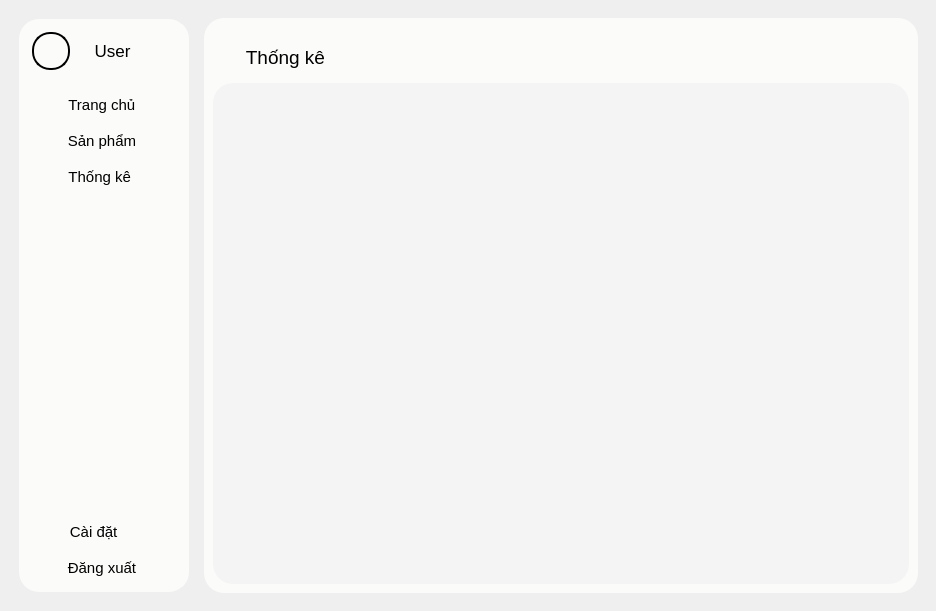
<?xml version="1.0" encoding="UTF-8"?>
<ui version="4.0">
 <class>MainWindow</class>
 <widget class="QMainWindow" name="MainWindow">
  <property name="geometry">
   <rect>
    <x>0</x>
    <y>0</y>
    <width>936</width>
    <height>611</height>
   </rect>
  </property>
  <property name="windowTitle">
   <string>MainWindow</string>
  </property>
  <widget class="QWidget" name="centralwidget">
   <layout class="QHBoxLayout" name="horizontalLayout_7">
    <item>
     <widget class="QWidget" name="widget_3" native="true">
      <property name="styleSheet">
       <string notr="true">QWidget{
	max-width: 170px;
	background-color: #FBFBFA;
	border-right: 2px solid #FBFBFA;
	padding: 0px;
	margin: 10px;
	margin-right: 0px;
	border-radius: 20px;
}</string>
      </property>
      <layout class="QVBoxLayout" name="verticalLayout_2">
       <item>
        <widget class="QWidget" name="widget_4" native="true">
         <property name="styleSheet">
          <string notr="true">margin: 5px;</string>
         </property>
         <layout class="QHBoxLayout" name="horizontalLayout_4">
          <item>
           <widget class="QLabel" name="label_12">
            <property name="font">
             <font>
              <pointsize>10</pointsize>
              <weight>75</weight>
              <bold>true</bold>
             </font>
            </property>
            <property name="styleSheet">
             <string notr="true">min-height: 34px;
max-height: 34px;
min-width: 34px;
max-width: 34px;
border: 2px solid black;
border-radius: 18px;</string>
            </property>
            <property name="text">
             <string/>
            </property>
            <property name="pixmap">
             <pixmap>../../../Python-App-A-/SPCK/Windows/Image/icon.png</pixmap>
            </property>
            <property name="scaledContents">
             <bool>true</bool>
            </property>
            <property name="alignment">
             <set>Qt::AlignCenter</set>
            </property>
           </widget>
          </item>
          <item>
           <widget class="QLabel" name="label">
            <property name="font">
             <font>
              <family>Segoe UI</family>
              <pointsize>13</pointsize>
              <weight>50</weight>
              <bold>false</bold>
             </font>
            </property>
            <property name="text">
             <string> User</string>
            </property>
           </widget>
          </item>
         </layout>
        </widget>
       </item>
       <item>
        <widget class="QPushButton" name="btn_home">
         <property name="font">
          <font>
           <family>Segoe UI</family>
           <pointsize>11</pointsize>
          </font>
         </property>
         <property name="styleSheet">
          <string notr="true">QPushButton{
	max-height: 22px;
	padding: 6px;
	border-radius: 10px;
	background-color: #FBFBFA;
	border-right: 2px #FBFBFA solid;
	min-width: 140px;
	max-width: 140px;
	margin-bottom: 0px;
	margin-top: 0px;
}

QPushButton::hover{
	max-height: 22px;
	padding: 6px;
	border-radius: 10px;
	background-color: #d2d2d2;
	border-right: 2px #d2d2d2 solid;
	min-width: 140px;
	max-width: 140px;
	margin-bottom: 0px;
	margin-top: 0px;
}</string>
         </property>
         <property name="text">
          <string> Trang chủ  </string>
         </property>
         <property name="icon">
          <iconset>
           <normaloff>../Image/home_a.png</normaloff>../Image/home_a.png</iconset>
         </property>
         <property name="iconSize">
          <size>
           <width>24</width>
           <height>24</height>
          </size>
         </property>
        </widget>
       </item>
       <item>
        <widget class="QPushButton" name="btn_product">
         <property name="font">
          <font>
           <family>Segoe UI</family>
           <pointsize>11</pointsize>
          </font>
         </property>
         <property name="styleSheet">
          <string notr="true">QPushButton{
	max-height: 22px;
	padding: 6px;
	border-radius: 10px;
	background-color: #FBFBFA;
	border-right: 2px #FBFBFA solid;
	min-width: 140px;
	max-width: 140px;
	margin-bottom: 0px;
	margin-top: 0px;
}

QPushButton::hover{
	max-height: 22px;
	padding: 6px;
	border-radius: 10px;
	background-color: #d2d2d2;
	border-right: 2px #d2d2d2 solid;
	min-width: 140px;
	max-width: 140px;
	margin-bottom: 0px;
	margin-top: 0px;
}</string>
         </property>
         <property name="text">
          <string> Sản phẩm  </string>
         </property>
         <property name="icon">
          <iconset>
           <normaloff>../Image/shopping_d.png</normaloff>../Image/shopping_d.png</iconset>
         </property>
         <property name="iconSize">
          <size>
           <width>24</width>
           <height>24</height>
          </size>
         </property>
        </widget>
       </item>
       <item>
        <widget class="QPushButton" name="btn_statistic">
         <property name="font">
          <font>
           <family>Segoe UI</family>
           <pointsize>11</pointsize>
          </font>
         </property>
         <property name="styleSheet">
          <string notr="true">QPushButton{
	max-height: 22px;
	padding: 6px;
	border-radius: 10px;
	background-color: #FBFBFA;
	border-right: 2px #FBFBFA solid;
	min-width: 140px;
	max-width: 140px;
	margin-bottom: 0px;
	margin-top: 0px;
}

QPushButton::hover{
	max-height: 22px;
	padding: 6px;
	border-radius: 10px;
	background-color: #d2d2d2;
	border-right: 2px #d2d2d2 solid;
	min-width: 140px;
	max-width: 140px;
	margin-bottom: 0px;
	margin-top: 0px;
}</string>
         </property>
         <property name="text">
          <string> Thống kê   </string>
         </property>
         <property name="icon">
          <iconset>
           <normaloff>../Image/chart_bar_d.png</normaloff>../Image/chart_bar_d.png</iconset>
         </property>
         <property name="iconSize">
          <size>
           <width>24</width>
           <height>24</height>
          </size>
         </property>
        </widget>
       </item>
       <item>
        <spacer name="verticalSpacer">
         <property name="orientation">
          <enum>Qt::Vertical</enum>
         </property>
         <property name="sizeHint" stdset="0">
          <size>
           <width>20</width>
           <height>40</height>
          </size>
         </property>
        </spacer>
       </item>
       <item>
        <widget class="QPushButton" name="btn_setting">
         <property name="font">
          <font>
           <family>Segoe UI</family>
           <pointsize>11</pointsize>
          </font>
         </property>
         <property name="styleSheet">
          <string notr="true">QPushButton{
	max-height: 22px;
	padding: 6px;
	border-radius: 10px;
	background-color: #FBFBFA;
	border-right: 2px #FBFBFA solid;
	min-width: 140px;
	max-width: 140px;
	margin-bottom: 0px;
	margin-top: 0px;
}

QPushButton::hover{
	max-height: 22px;
	padding: 6px;
	border-radius: 10px;
	background-color: #d2d2d2;
	border-right: 2px #d2d2d2 solid;
	min-width: 140px;
	max-width: 140px;
	margin-bottom: 0px;
	margin-top: 0px;
}</string>
         </property>
         <property name="text">
          <string> Cài đặt      </string>
         </property>
         <property name="icon">
          <iconset>
           <normaloff>../Image/setting_d.png</normaloff>../Image/setting_d.png</iconset>
         </property>
         <property name="iconSize">
          <size>
           <width>24</width>
           <height>24</height>
          </size>
         </property>
        </widget>
       </item>
       <item>
        <widget class="QPushButton" name="btn_log_out">
         <property name="font">
          <font>
           <family>Segoe UI</family>
           <pointsize>11</pointsize>
          </font>
         </property>
         <property name="styleSheet">
          <string notr="true">QPushButton{
	max-height: 22px;
	padding: 6px;
	border-radius: 10px;
	background-color: #FBFBFA;
	border-right: 2px #FBFBFA solid;
	min-width: 140px;
	max-width: 140px;
	margin-top: 0px;
}

QPushButton::hover{
	max-height: 22px;
	padding: 6px;
	border-radius: 10px;
	background-color: #d2d2d2;
	border-right: 2px #d2d2d2 solid;
	min-width: 140px;
	max-width: 140px;
	margin-top: 0px;
}</string>
         </property>
         <property name="text">
          <string> Đăng xuất  </string>
         </property>
         <property name="icon">
          <iconset>
           <normaloff>../Image/log_out.png</normaloff>../Image/log_out.png</iconset>
         </property>
         <property name="iconSize">
          <size>
           <width>24</width>
           <height>24</height>
          </size>
         </property>
        </widget>
       </item>
      </layout>
     </widget>
    </item>
    <item>
     <widget class="QStackedWidget" name="stackedWidget">
      <property name="currentIndex">
       <number>2</number>
      </property>
      <widget class="QWidget" name="home_screen">
       <layout class="QHBoxLayout" name="horizontalLayout_3">
        <item>
         <widget class="QWidget" name="widget_2" native="true">
          <property name="font">
           <font>
            <family>Segoe UI</family>
            <weight>50</weight>
            <bold>false</bold>
           </font>
          </property>
          <property name="styleSheet">
           <string notr="true">QWidget{
	background-color: #FBFBFA;
	border-radius: 20px;
}</string>
          </property>
          <layout class="QVBoxLayout" name="verticalLayout_7">
           <item>
            <widget class="QWidget" name="widget_14" native="true">
             <property name="styleSheet">
              <string notr="true">max-height: 55px;
min-height: 55px;</string>
             </property>
             <layout class="QHBoxLayout" name="horizontalLayout_9">
              <item>
               <widget class="QLabel" name="label_5">
                <property name="styleSheet">
                 <string notr="true">max-width: 130px;</string>
                </property>
                <property name="text">
                 <string/>
                </property>
                <property name="pixmap">
                 <pixmap>../Image/logo.png</pixmap>
                </property>
                <property name="scaledContents">
                 <bool>true</bool>
                </property>
               </widget>
              </item>
              <item>
               <widget class="QWidget" name="widget_15" native="true">
                <property name="styleSheet">
                 <string notr="true">QWidget{
	background-color: white;
	border: 2px solid #faae2b;
	max-height: 40px;
	min-height: 40px;
	border-radius: 20px;
	margin: 0px;
}

QWidget:hover{
	background-color: white;
	border: 3px solid #faae2b;
	max-height: 40px;
	min-height: 40px;
	border-radius: 20px;
	margin: 0px;
}

QWidget:pressed{
	background-color: rgb(235, 235, 235);
	border: 3px solid #faae2b;
	max-height: 40px;
	min-height: 40px;
	border-radius: 20px;
	margin: 0px;
}</string>
                </property>
                <layout class="QHBoxLayout" name="horizontalLayout_10">
                 <item>
                  <widget class="QLineEdit" name="lineEdit">
                   <property name="font">
                    <font>
                     <pointsize>10</pointsize>
                    </font>
                   </property>
                   <property name="styleSheet">
                    <string notr="true">max-height: 25px;
min-height: 25px;
border: 0px;
padding-left: 10px;
background-color: transparent;</string>
                   </property>
                   <property name="placeholderText">
                    <string>Search</string>
                   </property>
                  </widget>
                 </item>
                 <item>
                  <widget class="QPushButton" name="pushButton_2">
                   <property name="styleSheet">
                    <string notr="true">QPushButton{
	background-color: white;
	border: 2px solid transparent;
	max-height: 25px;
	min-height: 25px;
	max-width: 25px;
	min-width: 25px;
	border-radius: 14px;
	margin: 0px;
	padding: 0px;
}

QPushButton:hover{
	background-color: rgb(235, 235, 235);
	border: 3px solid transparent;
	max-height: 25px;
	min-height: 25px;
	max-width: 25px;
	min-width: 25px;
	border-radius: 14px;
	margin: 0px; 
	padding: 0px;
}

QPushButton:pressed{
	background-color: rgb(235, 235, 235);
	border: 4px solid transparent;
	max-height: 25px;
	min-height: 25px;
	max-width: 25px;
	min-width: 25px;
	border-radius: 14px;
	margin: 0px; 
	padding: 0px;
}</string>
                   </property>
                   <property name="text">
                    <string/>
                   </property>
                   <property name="icon">
                    <iconset>
                     <normaloff>../../../Python-App-A-/SPCK/Windows/Image/search_d.png</normaloff>../../../Python-App-A-/SPCK/Windows/Image/search_d.png</iconset>
                   </property>
                   <property name="iconSize">
                    <size>
                     <width>18</width>
                     <height>18</height>
                    </size>
                   </property>
                  </widget>
                 </item>
                </layout>
               </widget>
              </item>
              <item>
               <widget class="QPushButton" name="pushButton_23">
                <property name="styleSheet">
                 <string notr="true">QPushButton{
	background-color: transparent;
	border: 2px solid transparent;
	max-height: 30px;
	min-height: 30px;
	max-width: 30px;
	min-width: 30px;
	border-radius: 15px;
	margin: 0px;
	padding: 0px;
}

QPushButton:hover{
	background-color: rgb(235, 235, 235);
	border: 3px solid transparent;
	max-height: 30px;
	min-height: 30px;
	max-width: 30px;
	min-width: 30px;
	border-radius: 15px;
	margin: 0px; 
	padding: 0px;
}

QPushButton:pressed{
	background-color: rgb(235, 235, 235);
	border: 4px solid transparent;
	max-height: 30px;
	min-height: 30px;
	max-width: 30px;
	min-width: 30px;
	border-radius: 15px;
	margin: 0px; 
	padding: 0px;
}</string>
                </property>
                <property name="text">
                 <string/>
                </property>
                <property name="icon">
                 <iconset>
                  <normaloff>../Image/cart_d.png</normaloff>../Image/cart_d.png</iconset>
                </property>
                <property name="iconSize">
                 <size>
                  <width>18</width>
                  <height>18</height>
                 </size>
                </property>
               </widget>
              </item>
             </layout>
            </widget>
           </item>
           <item>
            <widget class="QWidget" name="widget_13" native="true">
             <property name="styleSheet">
              <string notr="true">background-color: green;</string>
             </property>
            </widget>
           </item>
          </layout>
         </widget>
        </item>
       </layout>
      </widget>
      <widget class="QWidget" name="product_screen">
       <layout class="QHBoxLayout" name="horizontalLayout">
        <item>
         <widget class="QWidget" name="widget_6" native="true">
          <property name="styleSheet">
           <string notr="true">QWidget{
	background-color: #FBFBFA;
	border-radius: 20px;
}</string>
          </property>
          <layout class="QVBoxLayout" name="verticalLayout_8">
           <item>
            <widget class="QWidget" name="widget_16" native="true">
             <property name="styleSheet">
              <string notr="true">max-height: 55px;
min-height: 55px;</string>
             </property>
             <layout class="QHBoxLayout" name="horizontalLayout_11">
              <item>
               <widget class="QLabel" name="label_6">
                <property name="styleSheet">
                 <string notr="true">max-width: 130px;</string>
                </property>
                <property name="text">
                 <string/>
                </property>
                <property name="pixmap">
                 <pixmap>../Image/logo.png</pixmap>
                </property>
                <property name="scaledContents">
                 <bool>true</bool>
                </property>
               </widget>
              </item>
              <item>
               <widget class="QWidget" name="widget_17" native="true">
                <property name="styleSheet">
                 <string notr="true">QWidget{
	background-color: white;
	border: 2px solid #faae2b;
	max-height: 40px;
	min-height: 40px;
	border-radius: 20px;
	margin: 0px;
}

QWidget:hover{
	background-color: white;
	border: 3px solid #faae2b;
	max-height: 40px;
	min-height: 40px;
	border-radius: 20px;
	margin: 0px;
}

QWidget:pressed{
	background-color: rgb(235, 235, 235);
	border: 3px solid #faae2b;
	max-height: 40px;
	min-height: 40px;
	border-radius: 20px;
	margin: 0px;
}</string>
                </property>
                <layout class="QHBoxLayout" name="horizontalLayout_12">
                 <item>
                  <widget class="QLineEdit" name="lineEdit_2">
                   <property name="font">
                    <font>
                     <pointsize>10</pointsize>
                    </font>
                   </property>
                   <property name="styleSheet">
                    <string notr="true">max-height: 25px;
min-height: 25px;
border: 0px;
padding-left: 10px;
background-color: transparent;</string>
                   </property>
                   <property name="placeholderText">
                    <string>Search</string>
                   </property>
                  </widget>
                 </item>
                 <item>
                  <widget class="QPushButton" name="pushButton_24">
                   <property name="styleSheet">
                    <string notr="true">QPushButton{
	background-color: white;
	border: 2px solid transparent;
	max-height: 25px;
	min-height: 25px;
	max-width: 25px;
	min-width: 25px;
	border-radius: 14px;
	margin: 0px;
	padding: 0px;
}

QPushButton:hover{
	background-color: rgb(235, 235, 235);
	border: 3px solid transparent;
	max-height: 25px;
	min-height: 25px;
	max-width: 25px;
	min-width: 25px;
	border-radius: 14px;
	margin: 0px; 
	padding: 0px;
}

QPushButton:pressed{
	background-color: rgb(235, 235, 235);
	border: 4px solid transparent;
	max-height: 25px;
	min-height: 25px;
	max-width: 25px;
	min-width: 25px;
	border-radius: 14px;
	margin: 0px; 
	padding: 0px;
}</string>
                   </property>
                   <property name="text">
                    <string/>
                   </property>
                   <property name="icon">
                    <iconset>
                     <normaloff>../../../Python-App-A-/SPCK/Windows/Image/search_d.png</normaloff>../../../Python-App-A-/SPCK/Windows/Image/search_d.png</iconset>
                   </property>
                   <property name="iconSize">
                    <size>
                     <width>18</width>
                     <height>18</height>
                    </size>
                   </property>
                  </widget>
                 </item>
                </layout>
               </widget>
              </item>
              <item>
               <widget class="QPushButton" name="pushButton_25">
                <property name="styleSheet">
                 <string notr="true">QPushButton{
	background-color: transparent;
	border: 2px solid transparent;
	max-height: 30px;
	min-height: 30px;
	max-width: 30px;
	min-width: 30px;
	border-radius: 15px;
	margin: 0px;
	padding: 0px;
}

QPushButton:hover{
	background-color: rgb(235, 235, 235);
	border: 3px solid transparent;
	max-height: 30px;
	min-height: 30px;
	max-width: 30px;
	min-width: 30px;
	border-radius: 15px;
	margin: 0px; 
	padding: 0px;
}

QPushButton:pressed{
	background-color: rgb(235, 235, 235);
	border: 4px solid transparent;
	max-height: 30px;
	min-height: 30px;
	max-width: 30px;
	min-width: 30px;
	border-radius: 15px;
	margin: 0px; 
	padding: 0px;
}</string>
                </property>
                <property name="text">
                 <string/>
                </property>
                <property name="icon">
                 <iconset>
                  <normaloff>../Image/cart_d.png</normaloff>../Image/cart_d.png</iconset>
                </property>
                <property name="iconSize">
                 <size>
                  <width>18</width>
                  <height>18</height>
                 </size>
                </property>
               </widget>
              </item>
             </layout>
            </widget>
           </item>
           <item>
            <widget class="QWidget" name="widget_18" native="true"/>
           </item>
          </layout>
         </widget>
        </item>
       </layout>
      </widget>
      <widget class="QWidget" name="statistic_screen">
       <layout class="QHBoxLayout" name="horizontalLayout_6">
        <item>
         <widget class="QWidget" name="widget_9" native="true">
          <property name="styleSheet">
           <string notr="true">QWidget{
	background-color: #FBFBFA;
	border-radius: 20px;
}</string>
          </property>
          <layout class="QVBoxLayout" name="verticalLayout_9">
           <item>
            <widget class="QPushButton" name="pushButton_26">
             <property name="font">
              <font>
               <family>Segoe UI</family>
               <pointsize>14</pointsize>
               <weight>50</weight>
               <bold>false</bold>
              </font>
             </property>
             <property name="styleSheet">
              <string notr="true">max-height: 40px;
min-height: 40px;
max-width: 120px;
min-width: 120px;
margin-top: 10px;
margin-left: 10px;</string>
             </property>
             <property name="text">
              <string> Thống kê</string>
             </property>
             <property name="icon">
              <iconset>
               <normaloff>../Image/cart_a.png</normaloff>../Image/cart_a.png</iconset>
             </property>
             <property name="iconSize">
              <size>
               <width>32</width>
               <height>32</height>
              </size>
             </property>
            </widget>
           </item>
           <item>
            <widget class="QWidget" name="widget_20" native="true">
             <property name="styleSheet">
              <string notr="true">border-radius: 20px;
background-color: #F4F4F4;</string>
             </property>
             <layout class="QVBoxLayout" name="verticalLayout_10">
              <item>
               <widget class="QGraphicsView" name="graphicsView">
                <property name="styleSheet">
                 <string notr="true">background-color: transparent;</string>
                </property>
               </widget>
              </item>
             </layout>
            </widget>
           </item>
          </layout>
         </widget>
        </item>
       </layout>
      </widget>
      <widget class="QWidget" name="setting_screen">
       <layout class="QHBoxLayout" name="horizontalLayout_8">
        <item>
         <widget class="QWidget" name="widget_12" native="true">
          <property name="styleSheet">
           <string notr="true">QWidget{
	background-color: #FBFBFA;
	border-radius: 20px;
}</string>
          </property>
          <layout class="QVBoxLayout" name="verticalLayout_6">
           <item>
            <widget class="QPushButton" name="pushButton">
             <property name="font">
              <font>
               <family>Segoe UI</family>
               <pointsize>14</pointsize>
               <weight>50</weight>
               <bold>false</bold>
              </font>
             </property>
             <property name="styleSheet">
              <string notr="true">max-height: 40px;
min-height: 40px;
max-width: 100px;
min-width: 100px;
margin-top: 10px;
margin-left: 10px;</string>
             </property>
             <property name="text">
              <string>Cài đặt</string>
             </property>
             <property name="icon">
              <iconset>
               <normaloff>../Image/setting_a.png</normaloff>../Image/setting_a.png</iconset>
             </property>
             <property name="iconSize">
              <size>
               <width>32</width>
               <height>32</height>
              </size>
             </property>
            </widget>
           </item>
           <item>
            <widget class="QWidget" name="widget_19" native="true"/>
           </item>
          </layout>
         </widget>
        </item>
       </layout>
      </widget>
     </widget>
    </item>
   </layout>
  </widget>
 </widget>
 <resources/>
 <connections/>
</ui>
